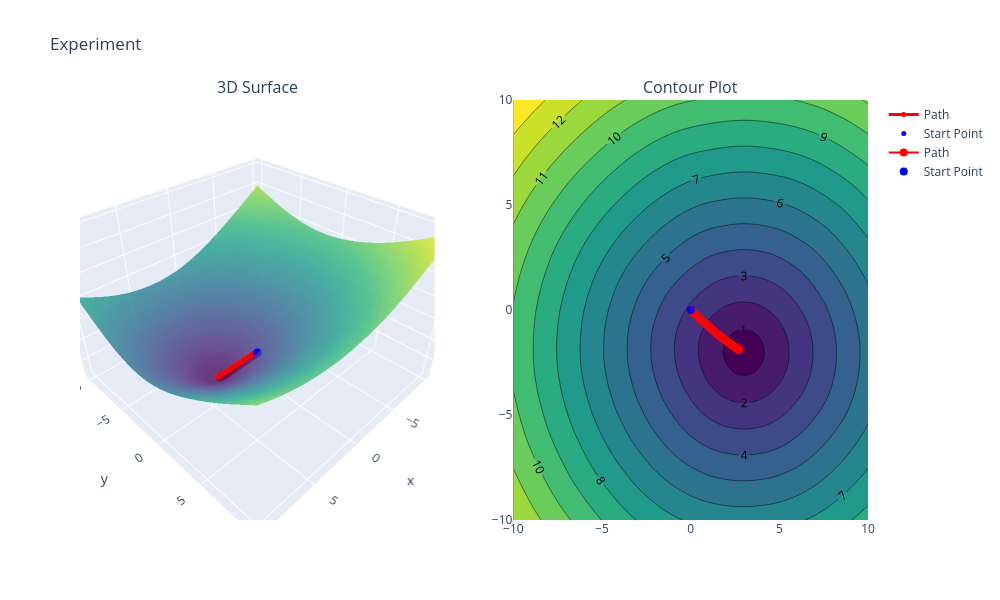

Notebook cell for this chart:
### Markdown cell above
For these set of hyperparameters, the gradient descent algorithm converges to the minimum of the convex objective function. 

Now it's your turn to experiment with the hyperparameters of gradient descent. See what happens when you change the hyperparameters or when you use the nonconvex objective function instead of the convex function. Then answer the questions below.

### Code cell
# Fill in the hyperparameters to visualize gradient descent
# Consider adding a title to describe what is in each plot you produce
visualize_gradient_descent(
    title = "Experiment",
    X = X,
    y = y,
    initial_theta = [0, 0],
    alpha = 0.1,        # vary this for Part i: try 0.1, 1, 10
    num_updates = 50,  # vary for Part iii
    batch_size = len(X),
    convex = True     # flip to False to test the nonconvex surface
)

### Figure 1 — Plotly figure (JSON) as saved in the notebook; plotly's stock layout.template omitted (floating-point values rounded to 4 significant figures; data arrays with more than 128 entries replaced by an {"elided": "..."} marker saying what was removed)
{"data": [{"colorscale": [[0, "#440154"], [0.1111, "#482878"], [0.2222, "#3e4989"], [0.3333, "#31688e"], [0.4444, "#26828e"], [0.5556, "#1f9e89"], [0.6667, "#35b779"], [0.7778, "#6ece58"], [0.8889, "#b5de2b"], [1, "#fde725"]], "opacity": 0.8, "scene": "scene", "showscale": false, "type": "surface", "x": {"elided": "100x100 float values"}, "y": {"elided": "100x100 float values"}, "z": {"elided": "100x100 float values"}}, {"line": {"color": "red", "width": 3}, "marker": {"color": "red", "size": 5}, "mode": "lines+markers", "name": "Path", "scene": "scene", "type": "scatter3d", "x": [0.0, 0.05992, 0.12, 0.18, 0.2402, 0.3005, 0.3605, 0.4204, 0.4808, 0.5412, 0.6017, 0.662, 0.7226, 0.7833, 0.8438, 0.904, 0.9642, 1.024, 1.084, 1.144, 1.205, 1.265, 1.325, 1.386, 1.446, 1.506, 1.566, 1.625, 1.685, 1.744, 1.802, 1.86, 1.918, 1.975, 2.032, 2.087, 2.142, 2.195, 2.248, 2.298, 2.347, 2.395, 2.441, 2.485, 2.527, 2.566, 2.603, 2.636, 2.667, 2.694, 2.72], "y": [0.0, -0.04845, -0.09644, -0.1444, -0.1918, -0.2392, -0.2868, -0.3343, -0.3813, -0.428, -0.4747, -0.5214, -0.5674, -0.6131, -0.659, -0.7047, -0.7505, -0.7962, -0.8414, -0.8862, -0.9309, -0.9746, -1.018, -1.06, -1.102, -1.143, -1.184, -1.224, -1.263, -1.302, -1.341, -1.379, -1.416, -1.453, -1.488, -1.522, -1.556, -1.589, -1.621, -1.652, -1.682, -1.709, -1.736, -1.762, -1.787, -1.811, -1.833, -1.853, -1.87, -1.884, -1.898], "z": [2.826, 2.766, 2.707, 2.648, 2.59, 2.531, 2.472, 2.414, 2.355, 2.297, 2.239, 2.181, 2.123, 2.065, 2.007, 1.95, 1.893, 1.836, 1.78, 1.724, 1.668, 1.612, 1.557, 1.503, 1.449, 1.396, 1.344, 1.293, 1.243, 1.193, 1.144, 1.096, 1.05, 1.004, 0.9596, 0.9171, 0.8765, 0.8374, 0.8002, 0.7657, 0.7338, 0.7039, 0.676, 0.6501, 0.6266, 0.6063, 0.5892, 0.575, 0.5632, 0.5535, 0.5455]}, {"marker": {"color": "blue", "size": 5, "symbol": "circle"}, "mode": "markers", "name": "Start Point", "scene": "scene", "type": "scatter3d", "x": [0], "y": [0], "z": [2.826]}, {"colorscale": [[0, "#440154"], [0.1111, "#482878"], [0.2222, "#3e4989"], [0.3333, "#31688e"], [0.4444, "#26828e"], [0.5556, "#1f9e89"], [0.6667, "#35b779"], [0.7778, "#6ece58"], [0.8889, "#b5de2b"], [1, "#fde725"]], "contours": {"showlabels": true}, "line": {"smoothing": 0.85}, "showscale": false, "type": "contour", "x": [-10.0, -9.798, -9.596, -9.394, -9.192, -8.99, -8.788, -8.586, -8.384, -8.182, -7.98, -7.778, -7.576, -7.374, -7.172, -6.97, -6.768, -6.566, -6.364, -6.162, -5.96, -5.758, -5.556, -5.354, -5.152, -4.949, -4.747, -4.545, -4.343, -4.141, -3.939, -3.737, -3.535, -3.333, -3.131, -2.929, -2.727, -2.525, -2.323, -2.121, -1.919, -1.717, -1.515, -1.313, -1.111, -0.9091, -0.7071, -0.5051, -0.303, -0.101, 0.101, 0.303, 0.5051, 0.7071, 0.9091, 1.111, 1.313, 1.515, 1.717, 1.919, 2.121, 2.323, 2.525, 2.727, 2.929, 3.131, 3.333, 3.535, 3.737, 3.939, 4.141, 4.343, 4.545, 4.747, 4.949, 5.152, 5.354, 5.556, 5.758, 5.96, 6.162, 6.364, 6.566, 6.768, 6.97, 7.172, 7.374, 7.576, 7.778, 7.98, 8.182, 8.384, 8.586, 8.788, 8.99, 9.192, 9.394, 9.596, 9.798, 10.0], "xaxis": "x", "y": [-10.0, -9.798, -9.596, -9.394, -9.192, -8.99, -8.788, -8.586, -8.384, -8.182, -7.98, -7.778, -7.576, -7.374, -7.172, -6.97, -6.768, -6.566, -6.364, -6.162, -5.96, -5.758, -5.556, -5.354, -5.152, -4.949, -4.747, -4.545, -4.343, -4.141, -3.939, -3.737, -3.535, -3.333, -3.131, -2.929, -2.727, -2.525, -2.323, -2.121, -1.919, -1.717, -1.515, -1.313, -1.111, -0.9091, -0.7071, -0.5051, -0.303, -0.101, 0.101, 0.303, 0.5051, 0.7071, 0.9091, 1.111, 1.313, 1.515, 1.717, 1.919, 2.121, 2.323, 2.525, 2.727, 2.929, 3.131, 3.333, 3.535, 3.737, 3.939, 4.141, 4.343, 4.545, 4.747, 4.949, 5.152, 5.354, 5.556, 5.758, 5.96, 6.162, 6.364, 6.566, 6.768, 6.97, 7.172, 7.374, 7.576, 7.778, 7.98, 8.182, 8.384, 8.586, 8.788, 8.99, 9.192, 9.394, 9.596, 9.798, 10.0], "yaxis": "y", "z": {"elided": "100x100 float values"}}, {"line": {"color": "red", "width": 2}, "marker": {"color": "red", "size": 8}, "mode": "lines+markers", "name": "Path", "type": "scatter", "x": [0.0, 0.05992, 0.12, 0.18, 0.2402, 0.3005, 0.3605, 0.4204, 0.4808, 0.5412, 0.6017, 0.662, 0.7226, 0.7833, 0.8438, 0.904, 0.9642, 1.024, 1.084, 1.144, 1.205, 1.265, 1.325, 1.386, 1.446, 1.506, 1.566, 1.625, 1.685, 1.744, 1.802, 1.86, 1.918, 1.975, 2.032, 2.087, 2.142, 2.195, 2.248, 2.298, 2.347, 2.395, 2.441, 2.485, 2.527, 2.566, 2.603, 2.636, 2.667, 2.694, 2.72], "xaxis": "x", "y": [0.0, -0.04845, -0.09644, -0.1444, -0.1918, -0.2392, -0.2868, -0.3343, -0.3813, -0.428, -0.4747, -0.5214, -0.5674, -0.6131, -0.659, -0.7047, -0.7505, -0.7962, -0.8414, -0.8862, -0.9309, -0.9746, -1.018, -1.06, -1.102, -1.143, -1.184, -1.224, -1.263, -1.302, -1.341, -1.379, -1.416, -1.453, -1.488, -1.522, -1.556, -1.589, -1.621, -1.652, -1.682, -1.709, -1.736, -1.762, -1.787, -1.811, -1.833, -1.853, -1.87, -1.884, -1.898], "yaxis": "y"}, {"marker": {"color": "blue", "size": 8, "symbol": "circle"}, "mode": "markers", "name": "Start Point", "type": "scatter", "x": [0], "xaxis": "x", "y": [0], "yaxis": "y"}], "layout": {"annotations": [{"font": {"size": 16}, "showarrow": false, "text": "3D Surface", "x": 0.225, "xanchor": "center", "xref": "paper", "y": 1, "yanchor": "bottom", "yref": "paper"}, {"font": {"size": 16}, "showarrow": false, "text": "Contour Plot", "x": 0.775, "xanchor": "center", "xref": "paper", "y": 1, "yanchor": "bottom", "yref": "paper"}], "height": 600, "scene": {"domain": {"x": [0, 0.45], "y": [0, 1]}}, "title": {"text": "Experiment"}, "width": 1000, "xaxis": {"anchor": "y", "domain": [0.55, 1]}, "yaxis": {"anchor": "x", "domain": [0, 1]}}}
